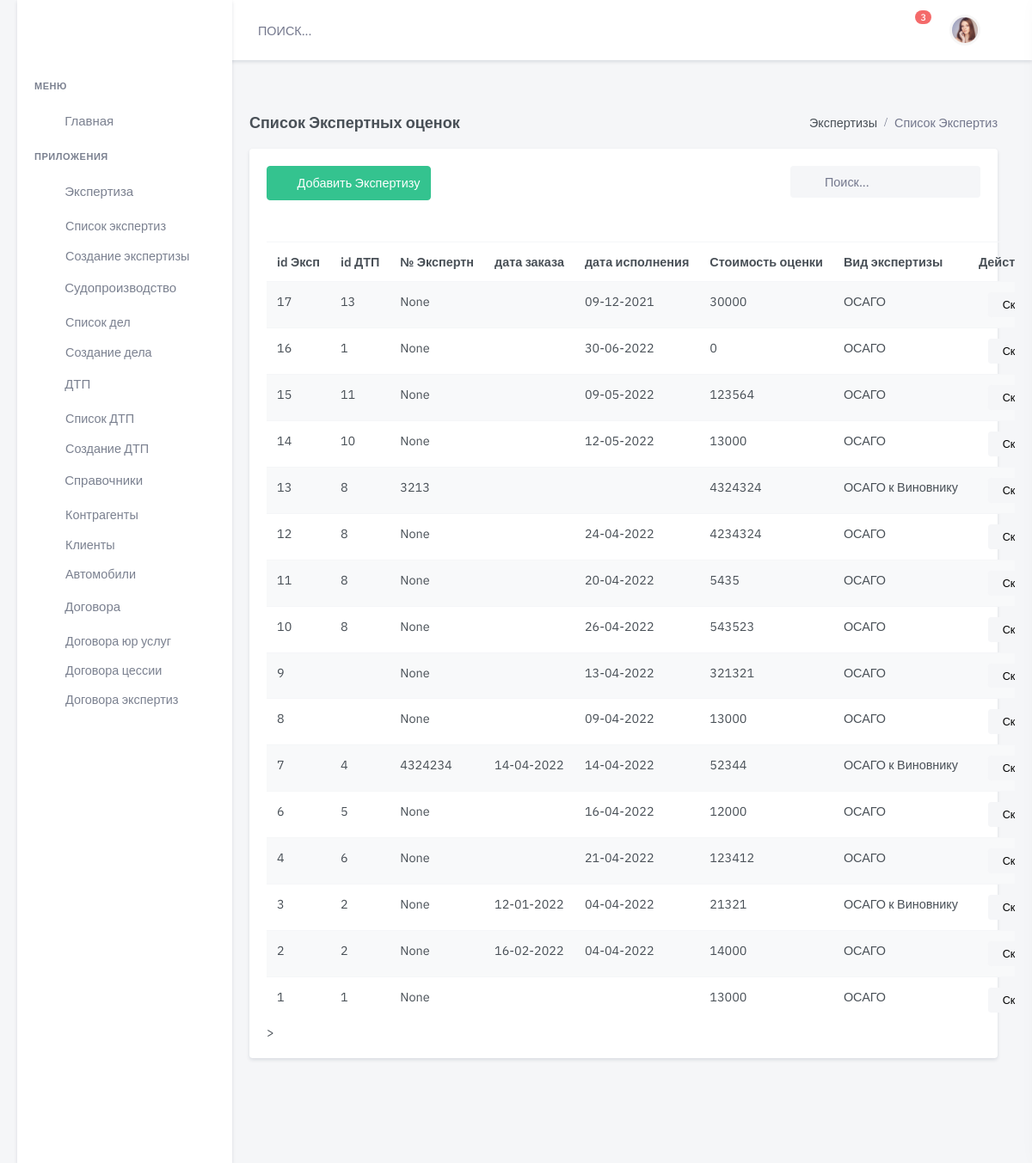
/expert/, run on an earlier commit of the app's database.
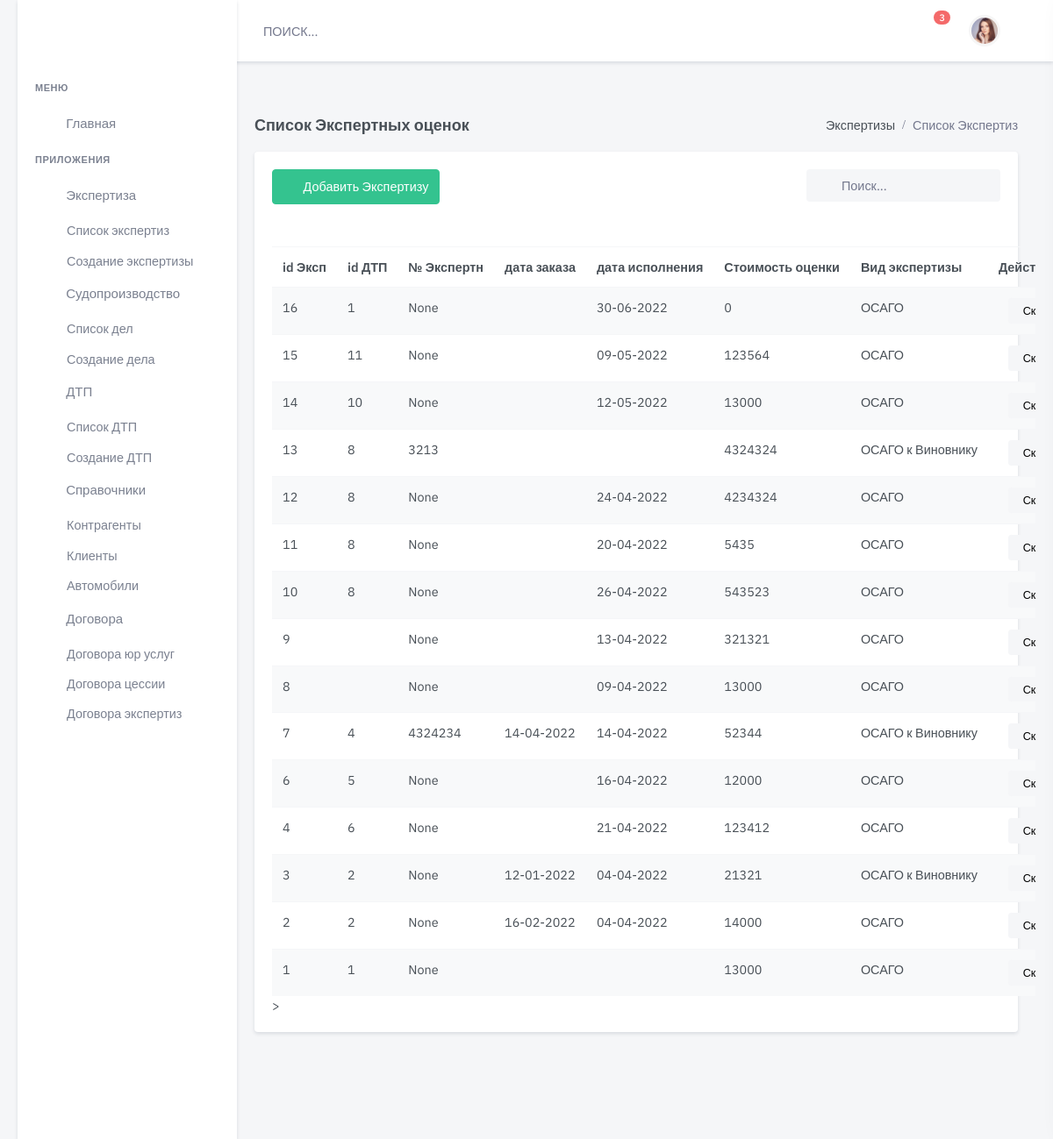
And on a later commit of the database.
### expert/models.py (models this page shows, shortened)
class Expert(models.Model):
    accident = models.ForeignKey(
        Accident,
        on_delete=models.CASCADE,
        verbose_name='Экспретиза',
        related_name='expert_accident',
        default=None,
        blank=True,
        null=True)
    client = models.ForeignKey(
        Client,
        on_delete=models.CASCADE,
        verbose_name='Заказчик экспертизы',
        related_name='expert_client',
        default=None,
        blank=True,
        null=True)
    type = models.ForeignKey(
        Type,
        on_delete=models.CASCADE,
        verbose_name='Вид экспертизы',
        related_name='expert_type',
        default=None,
        blank=True,
        null=True)
    car = models.ForeignKey(
        Car,
        on_delete=models.CASCADE,
        verbose_name='ТС Заказчика',
        related_name='expert_car',
        default=None,
        blank=True,
        null=True)
    num_doc = models.CharField(
        max_length=24,
        blank=True,
        null=True,
        default=None,
        verbose_name='Номер экспертизы')
    data_in = models.DateField(
        blank=True,
        null=True,
        default=None,
        verbose_name='Дата отправления эксперту')
    data_out = models.DateField(
        blank=True,
        null=True,
        default=None,
        verbose_name='Дата ответа эксперта')
    price_nwear =models.PositiveIntegerField(
        blank=True,
        null=True,
        default=0,
        verbose_name='ВР без износа')
    price_wwear =models.PositiveIntegerField(
        blank=True,
        null=True,
        default=0,
        verbose_name='ВР с износом')
    price_mmarket=models.PositiveIntegerField(
        blank=True,
        null=True,
        default=0,
        verbose_name='Средняя по рынку')
    price_uleftovers = models.PositiveIntegerField(
        blank=True,
        null=True,
        default=0,
        verbose_name='Годные остатки')
    price_uts = models.PositiveIntegerField(
        blank=True,
        null=True,
        default=0,
        verbose_name='Сумма УТС')
    price_summa = models.PositiveIntegerField(
        blank=True,
        null=True,
        default=0,
        verbose_name='Сумма ущерба')
    comment = models.TextField(
        max_length=100000,
        blank=True,
        null=True,
        default=None,
        verbose_name='Коментарий')
    summa_exp = models.PositiveIntegerField(
        blank=True,
        null=True,
        default=0,
        verbose_name='Стоимость экспертизы')
    contragent = models.ForeignKey(
        Company,
        on_delete=models.CASCADE,
        blank=True,
        null=True,
        default=None,
        related_name='contragent',
        verbose_name='Контрагент')
    file_expert = models.FileField(
        upload_to='upload/doc_expert/file/',
        blank=True,
        null=True,
        default=None,
        verbose_name='Файл Экспертизы')
    file_invoce = models.FileField(
        upload_to='upload/doc_expert/invoice/',
        blank=True,
        null=True,
        default=None,
        verbose_name='Файл скан чека')
    is_active = models.BooleanField(default=True)
    created = models.DateTimeField(auto_now_add=True, auto_now=False)
    updated = models.DateTimeField(auto_now_add=False, auto_now=True)
    class Meta:
        verbose_name = "Экспертиза  "
        verbose_name_plural = "Экспертные оценки"
        ordering = ['-created']

class Type(models.Model):
    name = models.CharField(
        max_length=100,
        blank=True,
        null=True,
        default=None,
        verbose_name='Вид')
    comment = models.CharField(
        max_length=100,
        blank=True,
        null=True,
        default=None,
        verbose_name='Комментарий')
    is_active = models.BooleanField(default=True)
    created = models.DateTimeField(auto_now_add=True, auto_now=False)
    updated = models.DateTimeField(auto_now_add=False, auto_now=True)
    def __str__(self):
        return "%s" % self.name
    class Meta:
        verbose_name = 'Вид экспертизы'
        verbose_name_plural = 'Виды экспертизы'

### accident/models.py (models this page shows, shortened)
class Accident(models.Model):
    status = models.ForeignKey(
        Status,
        on_delete=models.CASCADE,
        related_name='status_acc',
        blank=True,
        null=True, verbose_name='Статус  дела о ДТП')
    data = models.DateField(
        blank=True,
        null=True,
        default=None,
        verbose_name='Дата ДТП ')
    time = models.TimeField(
        blank=True,
        null=True,
        default=None,
        verbose_name='Время ДТП ')
    location_accident = models.CharField(
        max_length=400,
        blank=True,
        default=None,
        verbose_name='Место ДТП')
    number = models.CharField(
        max_length=24,
        blank=True,
        null=True,
        default=None,
        verbose_name='Номер протокола')
    dtp_doc = models.ForeignKey(
        AccidentDoc,
        on_delete=models.CASCADE,
        related_name='dtp_doc',
        blank=True,
        null=True, verbose_name='Документ Основание ')
    file_doc = models.FileField(
        upload_to='upload/protokol_doc/',
        null=True, default=None,
        verbose_name="Файл Основание",
        blank=True, )
    dtp_pos = models.ForeignKey(
        AccidentPos,
        on_delete=models.CASCADE,
        related_name='AccidentPos',
        blank=True,
        null=True,
        verbose_name='Документ Постановление ')
    file_pos = models.FileField(
        upload_to='upload/protokol_pos/',
        null=True,
        default=None,
        blank=True,
        verbose_name="Файл Постановление")
    court_info = models.ForeignKey(
        InfoCourt,
        on_delete=models.CASCADE,
        related_name='court_info',
        blank=True,
        null=True, verbose_name='Инфо о Судопроизводстве')
    data_insurance = models.DateField(
        blank=True,
        null=True,
        default=None,
        verbose_name='Дата обращения в Страховую')
    message = models.CharField(
        max_length=100000,
        blank=True,
        null=True,
        default=None,
        verbose_name='Комментарий')
    slug = models.SlugField(max_length=200, default=uuid.uuid1)
    is_active = models.BooleanField(default=True)
    created = models.DateTimeField(auto_now_add=True, auto_now=False)
    updated = models.DateTimeField(auto_now_add=False, auto_now=True)
    class Meta:
        verbose_name = "ДТП  "
        verbose_name_plural = "ДТП"
        ordering = ['-created']

### expert/views.py (the view)
# urls.py: path('', expert_list, name='expert-list'),
def expert_list(request):
    expert_list = Expert.objects.all()
    return render(request, 'dist/expert/list.html', {'results': expert_list})

### templates/dist/expert/list.html (shortened to what this page needs)
{% extends 'dist/include/base.html' %}
{% load static %}
{% block content %}
  <div class="main-content">
    <div class="page-content">
      <div class="container-fluid">
        <div class="row">
          <div class="col-12">
            <div class="page-title-box d-flex align-items-center justify-content-between">
              <h4 class="mb-0">Список Экспертных оценок</h4>
              <div class="page-title-right">
                <ol class="breadcrumb m-0">
                  <li class="breadcrumb-item"><a href="javascript: void(0);">Экспертизы</a></li>
                  <li class="breadcrumb-item active">Список Экспертиз</li>
                </ol>
              </div>
            </div>
          </div>
        </div>
        <div class="row">
          <div class="col-lg-12">
            <div class="card">
              <div class="card-body">
                <div class="row mb-2">
                  <div class="col-md-6">
                    <div class="mb-3">
                      <a href="{% url 'expert-new' %}"
                         class="btn btn-success waves-effect waves-light"><i
                          class="mdi mdi-plus me-2"></i> Добавить Экспертизу</a>
                    </div>
                  </div>
                  <div class="col-md-6">
                    <div class="form-inline float-md-end mb-3">
                      <div class="search-box ms-2">
                        <div class="position-relative">
                          <input type="text" class="form-control rounded bg-light border-0"
                                 placeholder="Поиск...">
                          <i class="mdi mdi-magnify search-icon"></i>
                        </div>
                      </div>
                    </div>
                  </div>
                </div>
                <table class="table-responsive mb-4">
                  <table class="table table-striped table-nowrap mb-0">
                    <thead>
                    <tr>
                      <th scope="col">id Эксп</th>
                      <th scope="col">id ДТП</th>
                      <th scope="col">№ Экспертн</th>
                      <th scope="col">дата заказа</th>
                      <th scope="col">дата исполнения</th>
                      <th scope="col">Стоимость оценки</th>
                      <th scope="col">Вид экспертизы</th>
                      <th scope="col" style="width: 200px;">Действие</th>
                    </tr>
                    </thead>
                    <tbody>
                    {% for item in results %}
                      <tr>
                        <td>
                          <a href="/expert/edit/{{ item.id }}/" target="_blank" class="text-body">{{ item.id }}</a>
                        </td>
                        <td><a href="/accident/accident-add-partner/{{ item.accident.id }}/" target="_blank" class="text-body">{{ item.accident.id }}</a>
                        </td>
                        <td>{{ item.num_doc }}</td>
                        <td>{{ item.data_in |date:"d-m-Y" }}</td>
                        <td>{{ item.data_out|date:"d-m-Y" }}</td>
                        <td>{{ item.summa_exp }}</td>
                        <td>{{ item.type }}</td>
                        <td>
                          <ul class="list-inline mb-0">
                            <li class="list-inline-item dropdown">
                              <a>
                                <div>
                                  <button class="btn btn-light btn-sm w-xs">Скачать</button>
                                </div>
                              </a>
                            </li>
                          </ul>
                        </td>
                      </tr>
                    {% endfor %}
                    </tbody>
                  </table>
                  >
                </table>
              </div>
            </div>
          </div>
        </div>
      </div>
    </div>
  </div>
{% endblock content %}

What changed in the data, as far as the page shows it:
removed Expert: id "17", accident.id "13", num_doc "None", data_out "09-12-2021", summa_exp "30000", type "ОСАГО"
